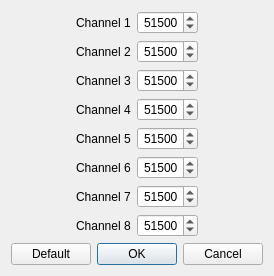
<?xml version="1.0" encoding="UTF-8"?>
<ui version="4.0">
 <class>DialogDac</class>
 <widget class="QDialog" name="DialogDac">
  <property name="geometry">
   <rect>
    <x>0</x>
    <y>0</y>
    <width>257</width>
    <height>253</height>
   </rect>
  </property>
  <property name="windowTitle">
   <string>DAC</string>
  </property>
  <layout class="QVBoxLayout" name="verticalLayout">
   <item>
    <layout class="QGridLayout" name="gridLayoutDac">
     <item row="2" column="1">
      <widget class="QLabel" name="labelDacChannel3">
       <property name="text">
        <string>Channel 3</string>
       </property>
      </widget>
     </item>
     <item row="3" column="1">
      <widget class="QLabel" name="labelDacChannel4">
       <property name="text">
        <string>Channel 4</string>
       </property>
      </widget>
     </item>
     <item row="6" column="2">
      <widget class="QSpinBox" name="spinBoxChannel7">
       <property name="alignment">
        <set>Qt::AlignRight|Qt::AlignTrailing|Qt::AlignVCenter</set>
       </property>
       <property name="maximum">
        <number>65534</number>
       </property>
       <property name="value">
        <number>51500</number>
       </property>
      </widget>
     </item>
     <item row="3" column="2">
      <widget class="QSpinBox" name="spinBoxChannel4">
       <property name="alignment">
        <set>Qt::AlignRight|Qt::AlignTrailing|Qt::AlignVCenter</set>
       </property>
       <property name="maximum">
        <number>65534</number>
       </property>
       <property name="value">
        <number>51500</number>
       </property>
      </widget>
     </item>
     <item row="0" column="1">
      <widget class="QLabel" name="labelDacChannel1">
       <property name="text">
        <string>Channel 1</string>
       </property>
      </widget>
     </item>
     <item row="0" column="2">
      <widget class="QSpinBox" name="spinBoxChannel1">
       <property name="alignment">
        <set>Qt::AlignRight|Qt::AlignTrailing|Qt::AlignVCenter</set>
       </property>
       <property name="maximum">
        <number>65534</number>
       </property>
       <property name="value">
        <number>51500</number>
       </property>
      </widget>
     </item>
     <item row="2" column="2">
      <widget class="QSpinBox" name="spinBoxChannel3">
       <property name="alignment">
        <set>Qt::AlignRight|Qt::AlignTrailing|Qt::AlignVCenter</set>
       </property>
       <property name="maximum">
        <number>65534</number>
       </property>
       <property name="value">
        <number>51500</number>
       </property>
      </widget>
     </item>
     <item row="7" column="1">
      <widget class="QLabel" name="labelDacChannel8">
       <property name="text">
        <string>Channel 8</string>
       </property>
      </widget>
     </item>
     <item row="1" column="2">
      <widget class="QSpinBox" name="spinBoxChannel2">
       <property name="alignment">
        <set>Qt::AlignRight|Qt::AlignTrailing|Qt::AlignVCenter</set>
       </property>
       <property name="maximum">
        <number>65534</number>
       </property>
       <property name="value">
        <number>51500</number>
       </property>
      </widget>
     </item>
     <item row="4" column="2">
      <widget class="QSpinBox" name="spinBoxChannel5">
       <property name="alignment">
        <set>Qt::AlignRight|Qt::AlignTrailing|Qt::AlignVCenter</set>
       </property>
       <property name="maximum">
        <number>65534</number>
       </property>
       <property name="value">
        <number>51500</number>
       </property>
      </widget>
     </item>
     <item row="0" column="0">
      <spacer name="horizontalSpacer_7">
       <property name="orientation">
        <enum>Qt::Horizontal</enum>
       </property>
       <property name="sizeHint" stdset="0">
        <size>
         <width>40</width>
         <height>20</height>
        </size>
       </property>
      </spacer>
     </item>
     <item row="0" column="3">
      <spacer name="horizontalSpacer_8">
       <property name="orientation">
        <enum>Qt::Horizontal</enum>
       </property>
       <property name="sizeHint" stdset="0">
        <size>
         <width>40</width>
         <height>20</height>
        </size>
       </property>
      </spacer>
     </item>
     <item row="6" column="1">
      <widget class="QLabel" name="labelDacChannel7">
       <property name="text">
        <string>Channel 7</string>
       </property>
      </widget>
     </item>
     <item row="4" column="1">
      <widget class="QLabel" name="labelDacChannel5">
       <property name="text">
        <string>Channel 5</string>
       </property>
      </widget>
     </item>
     <item row="1" column="1">
      <widget class="QLabel" name="labelDacChannel2">
       <property name="text">
        <string>Channel 2</string>
       </property>
      </widget>
     </item>
     <item row="5" column="2">
      <widget class="QSpinBox" name="spinBoxChannel6">
       <property name="alignment">
        <set>Qt::AlignRight|Qt::AlignTrailing|Qt::AlignVCenter</set>
       </property>
       <property name="maximum">
        <number>65534</number>
       </property>
       <property name="value">
        <number>51500</number>
       </property>
      </widget>
     </item>
     <item row="5" column="1">
      <widget class="QLabel" name="labelDacChannel6">
       <property name="text">
        <string>Channel 6</string>
       </property>
      </widget>
     </item>
     <item row="7" column="2">
      <widget class="QSpinBox" name="spinBoxChannel8">
       <property name="alignment">
        <set>Qt::AlignRight|Qt::AlignTrailing|Qt::AlignVCenter</set>
       </property>
       <property name="maximum">
        <number>65534</number>
       </property>
       <property name="value">
        <number>51500</number>
       </property>
      </widget>
     </item>
    </layout>
   </item>
   <item>
    <layout class="QHBoxLayout" name="horizontalLayout">
     <item>
      <widget class="QPushButton" name="pushButtonDefault">
       <property name="text">
        <string>Default</string>
       </property>
      </widget>
     </item>
     <item>
      <widget class="QDialogButtonBox" name="buttonBox">
       <property name="standardButtons">
        <set>QDialogButtonBox::Cancel|QDialogButtonBox::Ok</set>
       </property>
      </widget>
     </item>
    </layout>
   </item>
  </layout>
 </widget>
 <layoutdefault spacing="6" margin="11"/>
 <resources/>
 <connections>
  <connection>
   <sender>buttonBox</sender>
   <signal>accepted()</signal>
   <receiver>DialogDac</receiver>
   <slot>accept()</slot>
   <hints>
    <hint type="sourcelabel">
     <x>136</x>
     <y>231</y>
    </hint>
    <hint type="destinationlabel">
     <x>141</x>
     <y>259</y>
    </hint>
   </hints>
  </connection>
  <connection>
   <sender>buttonBox</sender>
   <signal>rejected()</signal>
   <receiver>DialogDac</receiver>
   <slot>reject()</slot>
   <hints>
    <hint type="sourcelabel">
     <x>225</x>
     <y>231</y>
    </hint>
    <hint type="destinationlabel">
     <x>245</x>
     <y>256</y>
    </hint>
   </hints>
  </connection>
 </connections>
</ui>
